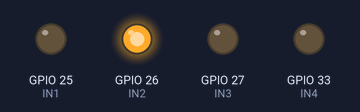
Bench run of a sketch on a simulated ESP32. Parts: output pins drawn as LEDs (lit = HIGH).

Above: at 0.1 s.
Timing chart, 0 to 1.6 s (numbered marks = the images above):
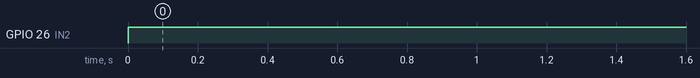

The sketch:

SexroTesteAndar.ino
```cpp
//sexto teste
//andar

//definindo os pinos
#define TRIG_PIN 5
#define ECHO_PIN 18
#define SENSOR_E 35
#define SENSOR_D 34
#define IN1 25
#define IN2 26
#define IN3 27
#define IN4 33

//definindo as variaveis
long duration;
float distance;

void setup(){
  //configurando os pinos
  pinMode(TRIG_PIN, OUTPUT);
  pinMode(ECHO_PIN, INPUT);
  pinMode(SENSOR_E, INPUT);
  pinMode(SENSOR_D, INPUT);
  pinMode(IN1, OUTPUT);
  pinMode(IN2, OUTPUT);
  pinMode(IN3, OUTPUT);
  pinMode(IN4, OUTPUT);
}

void loop(){
  E_frente();
}

void E_frente(){
  digitalWrite(IN1, LOW);
  digitalWrite(IN2, HIGH);
}
```

Measured:
- by itself, GPIO 26 (IN2): LOW → HIGH at 0.00 s
